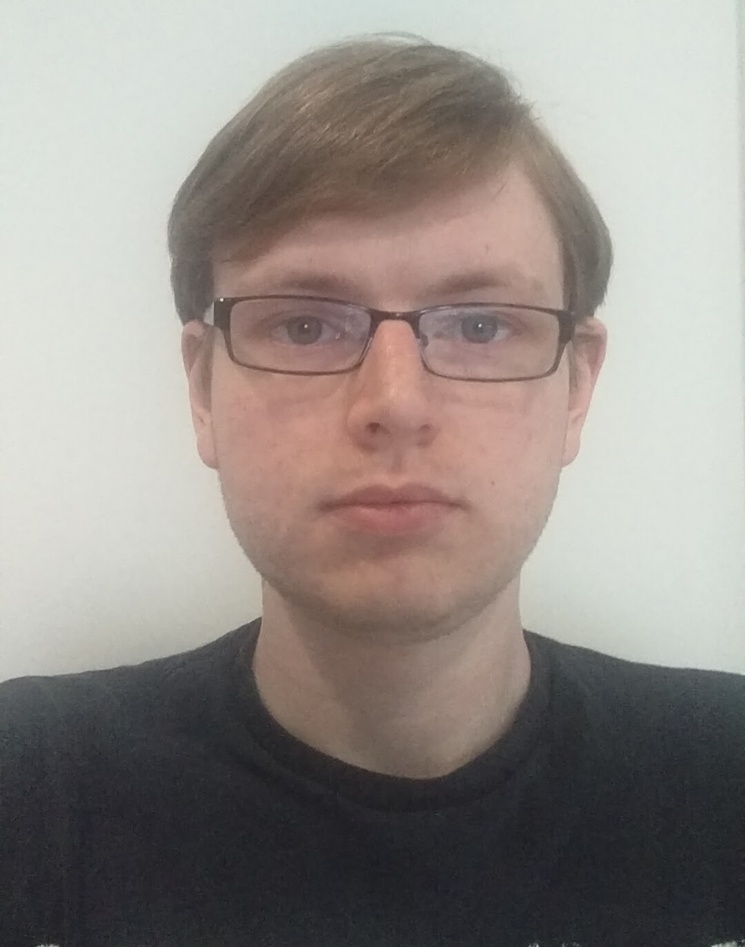
#> input picture cs482/hw1/image.jpg, 745 x 947 px, shrunk from 1080 x 1372 before the run
$ python hw1.py   (older library calls are emulated)
#> lines starting #> are read from the running program, lines starting #| are printed output that depends on the picture
#!/usr/bin/python
import numpy
import cv2

img = cv2.imread('image.jpg', cv2.IMREAD_COLOR)
#> img is the input picture: shape (947, 745, 3); mean B, G, R 135.6, 140.5, 147.5

cv2.namedWindow('Image', cv2.WINDOW_AUTOSIZE)
cv2.imshow('Image', img)

imgBlurred1 = cv2.GaussianBlur(img, (7, 7), 1)
imgBlurred2 = cv2.GaussianBlur(img, (13, 13), 2)
imgBlurred3 = cv2.GaussianBlur(img, (19, 19), 3)

imgDerivativesX = cv2.Sobel(img, cv2.CV_64F, 1, 0)
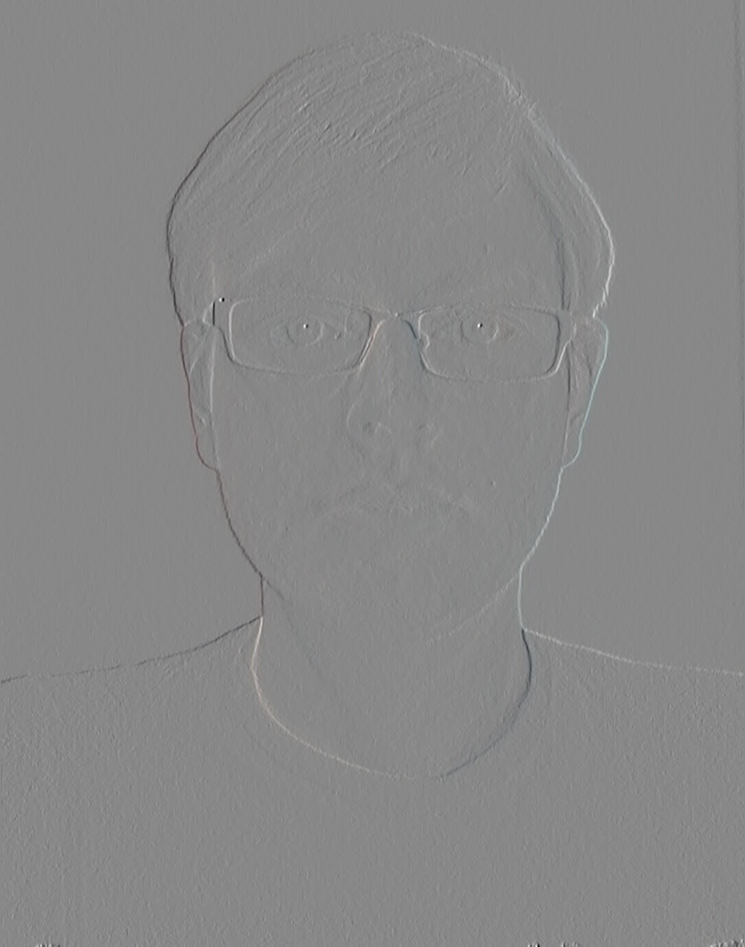
#> imgDerivativesX: shape (947, 745, 3) float64; mean B, G, R -0.1, -0.1, -0.1; drawn with min black and max white
imgDerivativesY = cv2.Sobel(img, cv2.CV_64F, 0, 1)

imgDerivativesX1 = cv2.Sobel(imgBlurred1, cv2.CV_64F, 1, 0)
imgDerivativesY1 = cv2.Sobel(imgBlurred1, cv2.CV_64F, 0, 1)

imgDerivativesX2 = cv2.Sobel(imgBlurred2, cv2.CV_64F, 1, 0)
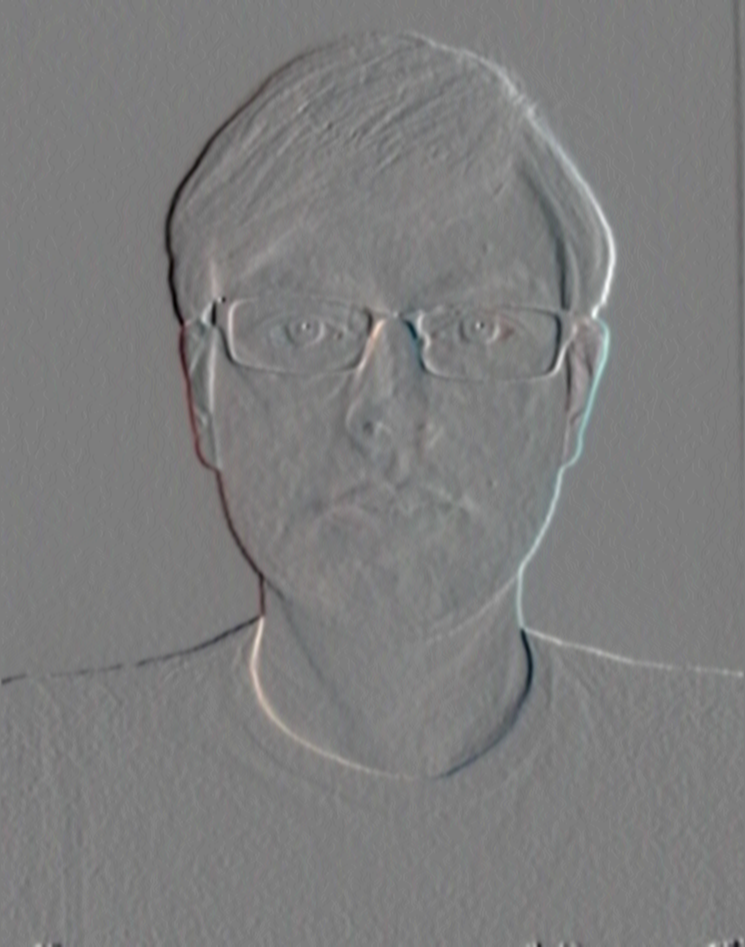
#> imgDerivativesX2: shape (947, 745, 3) float64; mean B, G, R -0.1, -0.1, -0.1; drawn with min black and max white
imgDerivativesY2 = cv2.Sobel(imgBlurred2, cv2.CV_64F, 0, 1)

imgDerivativesX3 = cv2.Sobel(imgBlurred3, cv2.CV_64F, 1, 0)
imgDerivativesY3 = cv2.Sobel(imgBlurred3, cv2.CV_64F, 0, 1)
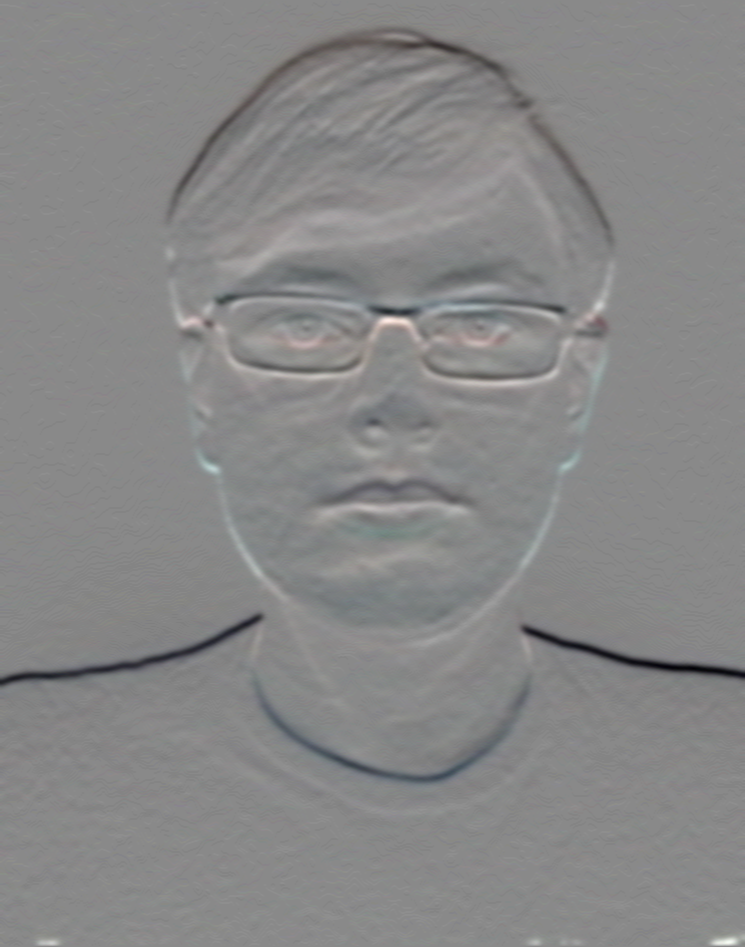
#> imgDerivativesY3: shape (947, 745, 3) float64; mean B, G, R -1.4, -1.5, -1.4; drawn with min black and max white

imgMagnitude = cv2.magnitude(imgDerivativesX, imgDerivativesY)
imgMagnitude1 = cv2.magnitude(imgDerivativesX1, imgDerivativesY1)
imgMagnitude2 = cv2.magnitude(imgDerivativesX2, imgDerivativesY2)
imgMagnitude3 = cv2.magnitude(imgDerivativesX3, imgDerivativesY3)
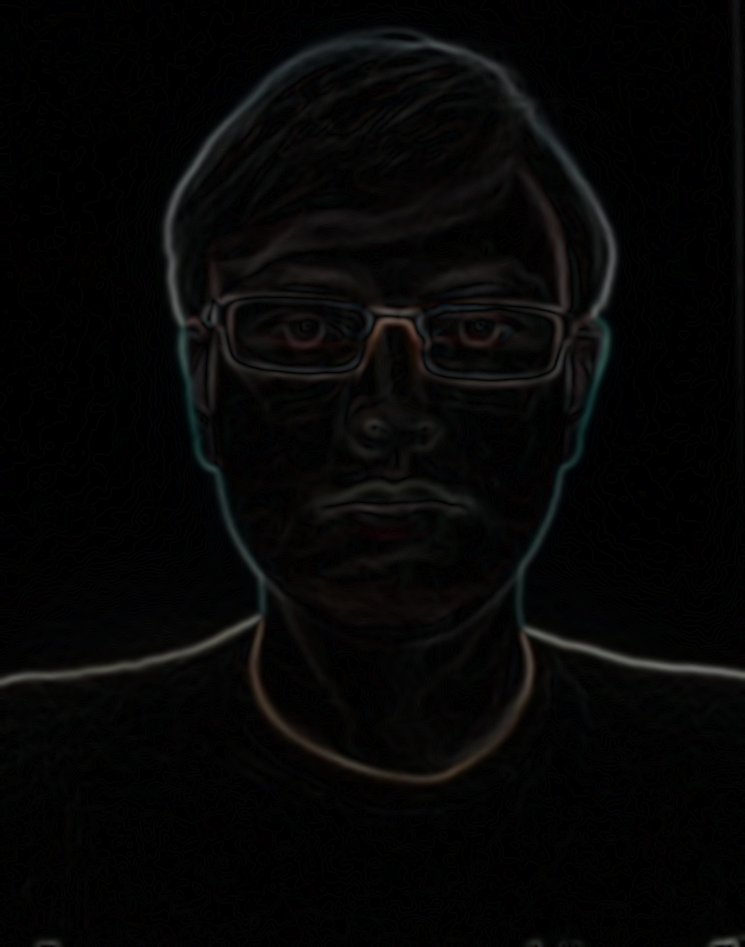
#> imgMagnitude3: shape (947, 745, 3) float64; mean B, G, R 6, 6.2, 6.3

cv2.imwrite('./blurred/imageBlurred1.jpg', imgBlurred1)
cv2.imwrite('./blurred/imageBlurred2.jpg', imgBlurred2)
cv2.imwrite('./blurred/imageBlurred3.jpg', imgBlurred3)

cv2.imwrite('./deriatives/imageX.jpg', imgDerivativesX)
cv2.imwrite('./deriatives/imageY.jpg', imgDerivativesY)

cv2.imwrite('./deriatives/imageBlurred1X.jpg', imgDerivativesX1)
cv2.imwrite('./deriatives/imageBlurred1Y.jpg', imgDerivativesY1)

cv2.imwrite('./deriatives/imageBlurred2X.jpg', imgDerivativesX2)
cv2.imwrite('./deriatives/imageBlurred2Y.jpg', imgDerivativesY2)
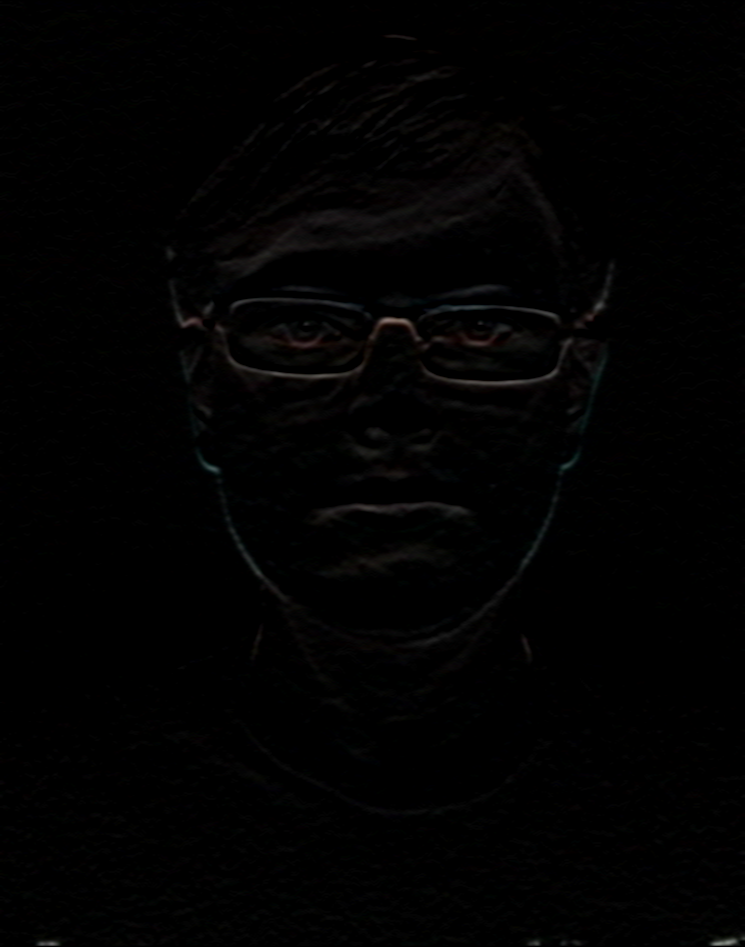
#> saved as imageBlurred2Y.jpg: shape (947, 745, 3); mean B, G, R 1.6, 1.6, 1.8

cv2.imwrite('./deriatives/imageBlurred3X.jpg', imgDerivativesX3)
cv2.imwrite('./deriatives/imageBlurred3Y.jpg', imgDerivativesY3)

cv2.imwrite('./magnitude/image.jpg', imgMagnitude)
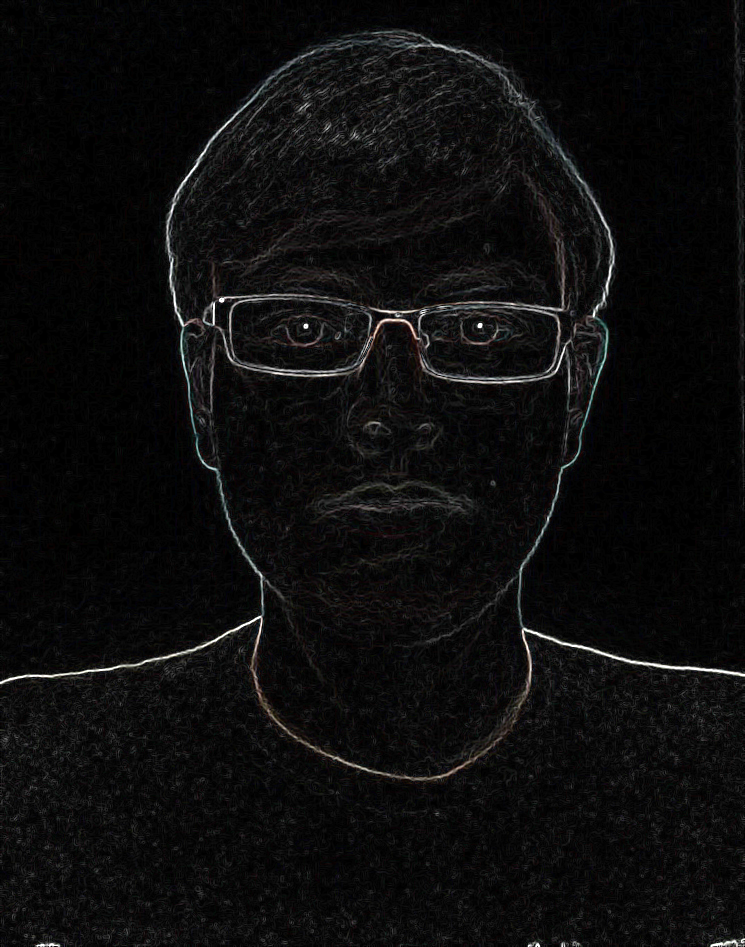
#> saved as image.jpg: shape (947, 745, 3); mean B, G, R 12.7, 12.7, 12.9
cv2.imwrite('./magnitude/imageBlurred1.jpg', imgMagnitude1)
cv2.imwrite('./magnitude/imageBlurred2.jpg', imgMagnitude2)
cv2.imwrite('./magnitude/imageBlurred3.jpg', imgMagnitude3)

close = False
while(not close):
    key = cv2.waitKey(0) & 0xFF
#> (key Esc is pressed here)
    if key == 27 or key == 255:
        close = True
    elif key == ord('n'):
        cv2.imshow('Image', img)
    elif key == ord('g'):
        while(not close):
            key = cv2.waitKey(0) & 0xFF
            if key == 27 or key == 255:
                close = True
            elif key == ord('1'):
                cv2.imshow('Image', img)
            elif key == ord('2'):
                cv2.imshow('Image', imgBlurred1)
            elif key == ord('3'):
                cv2.imshow('Image', imgBlurred2)
            elif key == ord('4'):
                cv2.imshow('Image', imgBlurred3)
        if key == 27:
            close = False
            cv2.imshow('Image', img)
    elif key == ord('d'):
        while(not close):
            key = cv2.waitKey(0) & 0xFF
            if key == 27 or key == 255:
                close = True
            elif key == ord('1'):
                cv2.imshow('Image', imgDerivativesX)
            elif key == ord('2'):
                cv2.imshow('Image', imgDerivativesY)
            elif key == ord('3'):
                cv2.imshow('Image', imgDerivativesX1)
            elif key == ord('4'):
                cv2.imshow('Image', imgDerivativesY1)
            elif key == ord('5'):
                cv2.imshow('Image', imgDerivativesX2)
            elif key == ord('6'):
                cv2.imshow('Image', imgDerivativesY2)
            elif key == ord('7'):
                cv2.imshow('Image', imgDerivativesX3)
            elif key == ord('8'):
                cv2.imshow('Image', imgDerivativesY3)
        if key == 27:
            close = False
            cv2.imshow('Image', img)
    elif key == ord('m'):
        while(not close):
            key = cv2.waitKey(0) & 0xFF
            if key == 27 or key == 255:
                close = True
            elif key == ord('1'):
                cv2.imshow('Image', imgMagnitude)
            elif key == ord('2'):
                cv2.imshow('Image', imgMagnitude1)
            elif key == ord('3'):
                cv2.imshow('Image', imgMagnitude2)
            elif key == ord('4'):
                cv2.imshow('Image', imgMagnitude3)
        if key == 27:
            close = False
            cv2.imshow('Image', img)
cv2.destroyAllWindows()
